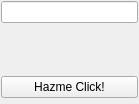
<?xml version="1.0" encoding="UTF-8"?>
<ui version="4.0">
 <class>ExampleBase</class>
 <widget class="QWidget" name="ExampleBase">
  <property name="geometry">
   <rect>
    <x>0</x>
    <y>0</y>
    <width>139</width>
    <height>104</height>
   </rect>
  </property>
  <property name="minimumSize">
   <size>
    <width>100</width>
    <height>100</height>
   </size>
  </property>
  <property name="windowTitle">
   <string>Form</string>
  </property>
  <widget class="QWidget" name="layoutWidget">
   <property name="geometry">
    <rect>
     <x>1</x>
     <y>1</y>
     <width>137</width>
     <height>97</height>
    </rect>
   </property>
   <layout class="QGridLayout" name="gridLayout">
    <item row="0" column="0">
     <widget class="QLineEdit" name="mui_line_example">
      <property name="readOnly">
       <bool>true</bool>
      </property>
     </widget>
    </item>
    <item row="2" column="0">
     <widget class="QPushButton" name="mui_button_example">
      <property name="text">
       <string>Hazme Click!</string>
      </property>
     </widget>
    </item>
    <item row="1" column="0">
     <spacer name="verticalSpacer">
      <property name="orientation">
       <enum>Qt::Vertical</enum>
      </property>
      <property name="sizeHint" stdset="0">
       <size>
        <width>20</width>
        <height>40</height>
       </size>
      </property>
     </spacer>
    </item>
   </layout>
  </widget>
 </widget>
 <resources/>
 <connections/>
</ui>
